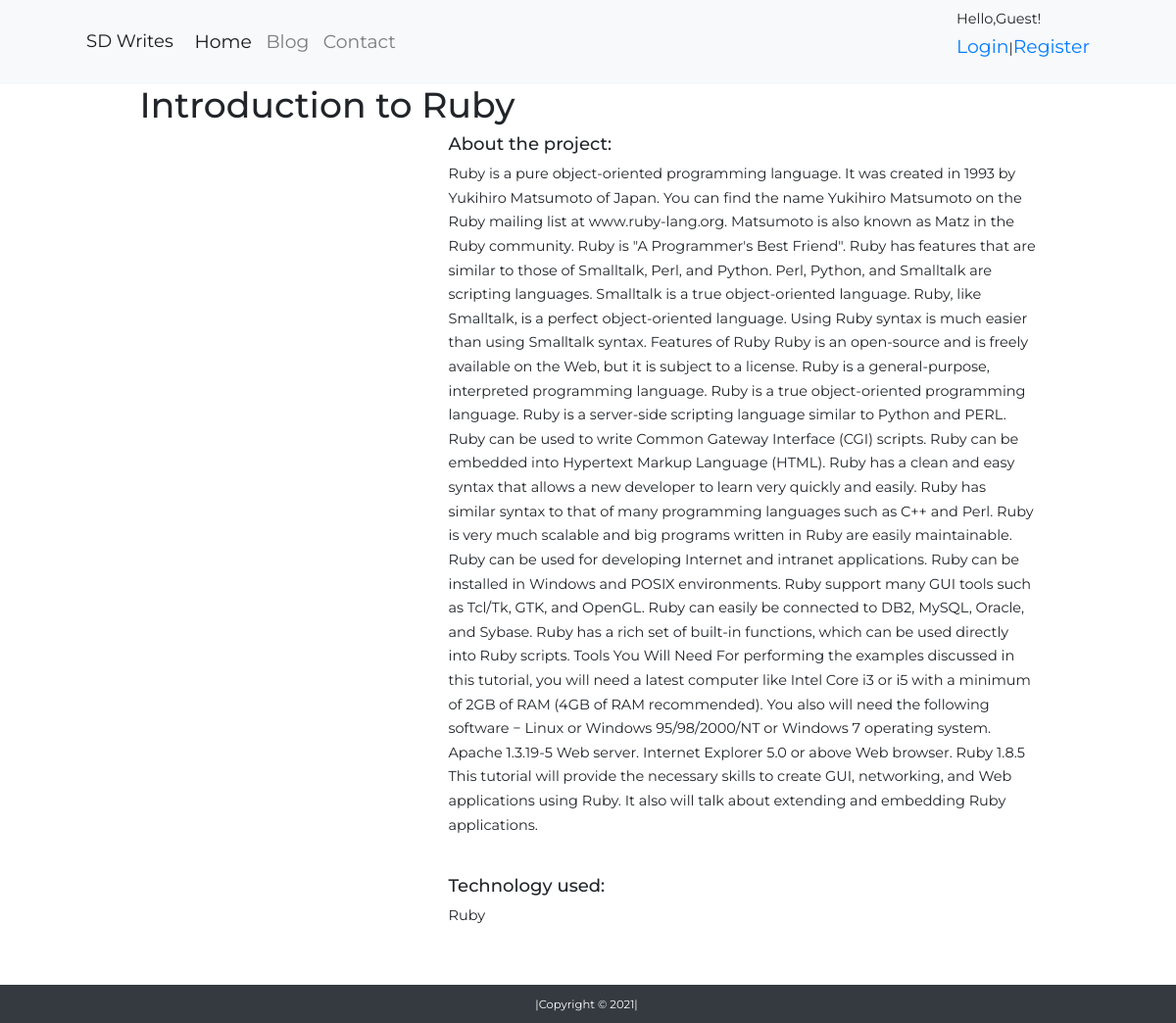
The page /projects/project/4/ on the database its author committed.
### projects/models.py (models this page shows, shortened)
class Project(models.Model):
    title = models.CharField(max_length=100)
    description = models.TextField()
    technology = models.CharField(max_length=20)
    image = models.ImageField(upload_to='media/projectimages/',blank=True)

### projects/views.py (the view)
# urls.py: path("project/<int:pk>/", projectview.projectdetail, name="projectdetails"),
def projectdetail(request, pk):
    project = Project.objects.get(pk=pk)
    context = {
        'project': project
    }
    return render(request, 'projects/projectdetails.html', context)

### templates/projects/projectdetails.html (shortened to what this page needs)
{% extends "projects/base1.html" %}
{% load static %}
{% block content %}
<div class="container">
<h1>{{ project.title }}</h1>
<div class="row">
    <div class="col-md-4">
    </div>
    <div class="col-md-8">
        <h5>About the project:</h5>
        <p>{{ project.description }}</p>
        <br>
        <h5>Technology used:</h5>
        <p>{{ project.technology }}</p>
    </div>
</div>
</div>
{% endblock %}

### static/css/styles.css (style rules this page uses)
* { margin: 0%; padding: 0%; box-sizing: border-box!important; text-decoration: none!important; list-style-type: none; }
html { font-size: 90.5%; }
body { font-family: 'Montserrat', sans-serif; line-height: 1.7; }
.container { max-width: 1200px; width: 90%; }

### rows shown on the page
Project: title "Introduction to Ruby", description "Ruby is a pure object-oriented programming language. It was created in 1993 by Yukihiro Matsumoto of Japan. You can find the name Yukihiro Matsumoto on the Ruby mailing list at www.ruby-lang.org. Matsumoto is also known as Matz in the Ruby community. Ruby is \"A Programmer's Best Friend\". Ruby has features that are similar to those of Smalltalk, Perl, and Python. Perl, Python, and Smalltalk are scripting languages. Smalltalk is a true object-oriented language. Ruby, like Smalltalk, is a perfect object-oriented language. Using Ruby syntax is much easier than using Smalltalk syntax. Features of Ruby Ruby is an open-source and is freely available on the Web, but it is subject to a license. Ruby…", technology "Ruby"

### other values the page prints
{{ user.username|default:'Guest' }} "Guest"
